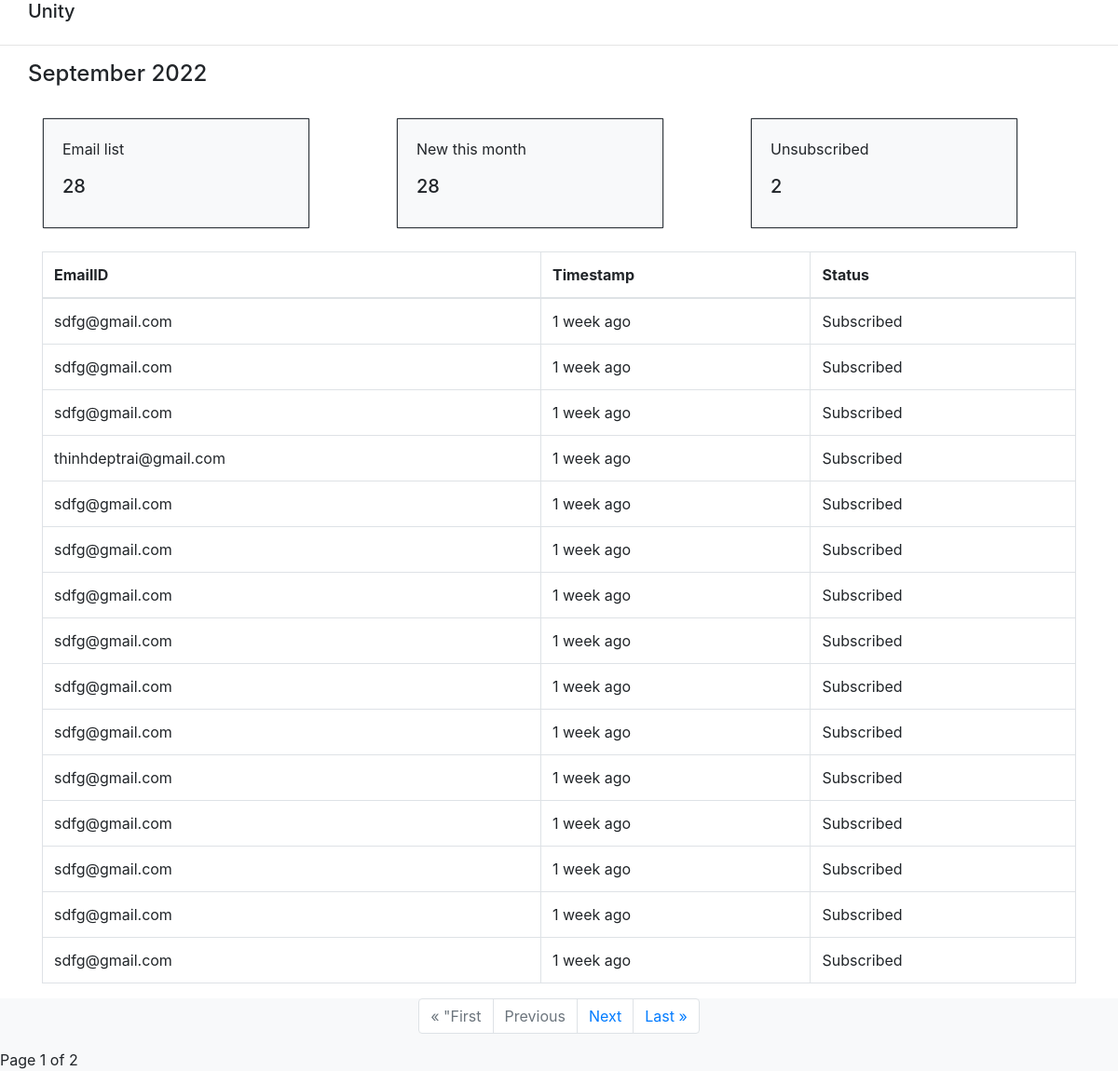
The app's page /, older data.
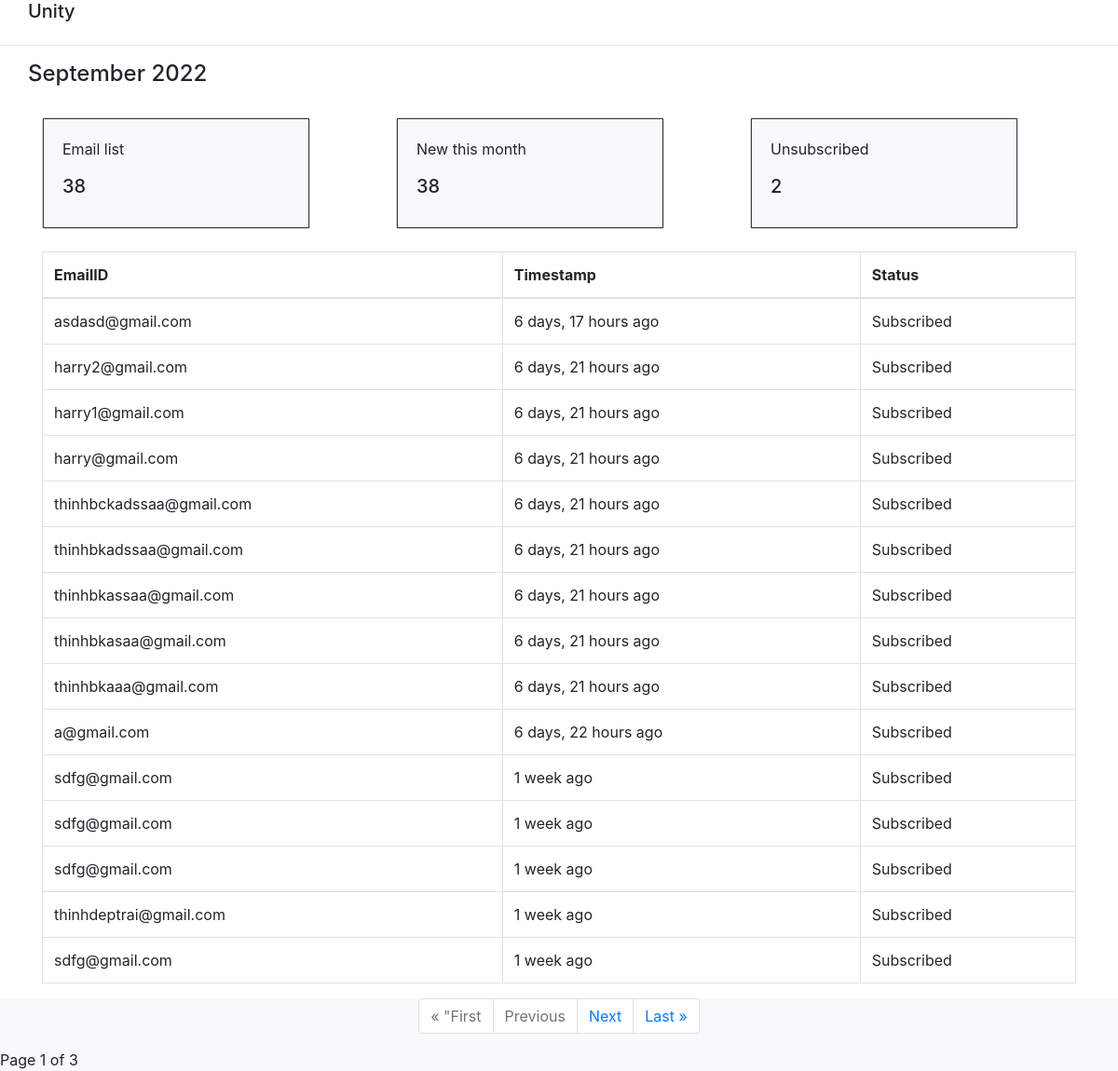
The same page, newer data.
### unity/models.py (models this page shows, shortened)
class Email(models.Model):
    name = models.EmailField(max_length=256)
    date = models.DateTimeField(auto_now=True,  null=False, blank=False)
    status = models.BooleanField(default=True,blank=True,null=True)

### unity/views.py (the view)
# urls.py: path("",views.index,name=""),
def index(request):
    all_emails  = Email.objects.order_by("-date").all()
    email_this_month  =Email.objects.filter(date__year=datetime.now().year, date__month=datetime.now().month)
    number_unsubscribed = Email.objects.filter(status = False)
    paginator = Paginator(all_emails, PAGINATE_BY)
    page_number = request.GET.get('page')
    page_obj = paginator.get_page(page_number)
    return render(request,"unity/index.html",{
        "page_obj":page_obj,
        "total_emails":len(all_emails),
        "email_this_month":len(email_this_month),
        "number_unsubscribed":number_unsubscribed}
        )

### unity/templates/unity/index.html (shortened to what this page needs)
<!DOCTYPE html>
{% load static %}
<html lang="en">
<head>
</head>
<body>
    <div class="container">
        <div class="row">
            <h5>Unity</h5>
        </div>
    </div>
    <hr>
    <div class="container">
        <div class="row">
            <h4 id = "datetime"></h4>
        </div>
    </div>
    <br>
    <div class="container">
        <div class="row">
            <div class=" col-sm ">
                <div class="card bg-light" style="width: 18rem;">
                    <div class="border border-dark card-body">
                    <p class="card-text">Email list</p>
                    <h5 class="card-title">{{total_emails}}</h5>
                    </div>
                </div>
            </div>
            <div class="col-sm">
                <div class="card bg-light" style="width: 18rem; ">
                    <div class="border border-dark card-body">
                    <p class="card-text">New this month</p>
                    <h5 class="card-title">{{email_this_month}}</h5>
                    </div>
                </div>
            </div><div class="col-sm">
                <div class="card bg-light" style="width: 18rem;">
                    <div class="border border-dark card-body">
                    <p class="card-text">Unsubscribed</p>
                    <h5 class="card-title">{{number_unsubscribed|length}}</h5>
                    </div>
                </div>
            </div>
        </div>
    </div>
    <br>
    <div class="container">
        <table class="table table-bordered border-primary">
            <thead>
              <tr>
                <th scope="col">EmailID</th>
                <th scope="col">Timestamp</th>
                <th scope="col">Status</th>
              </tr>
            </thead>
            <tbody>
                {% for email in page_obj.object_list %}
                    <tr>
                        <td>{{email.name}}</td>
                        <td>{{email.date|timesince}} ago</td>
                        {% if email.status %}
                        <td>Subscribed</td>
                        {% else %}
                        <td>Unsubscribed</td>
                        {% endif %}
                    </tr>
                {% endfor %}
            </tbody>
          </table>
      </div>
      {% include "unity/paginator.html"%}
    <link rel="stylesheet" href="https://stackpath.bootstrapcdn.com/bootstrap/4.4.1/css/bootstrap.min.css">
</body>
</html>

Row changes from the older to the newer data that the page shows:
no longer on this page (row unchanged): Email: name "sdfg@gmail.com", date "1 week", status "Subscribed"
no longer on this page (row unchanged): Email: name "sdfg@gmail.com", date "1 week", status "Subscribed"
no longer on this page (row unchanged): Email: name "sdfg@gmail.com", date "1 week", status "Subscribed"
no longer on this page (row unchanged): Email: name "sdfg@gmail.com", date "1 week", status "Subscribed"
no longer on this page (row unchanged): Email: name "sdfg@gmail.com", date "1 week", status "Subscribed"
no longer on this page (row unchanged): Email: name "sdfg@gmail.com", date "1 week", status "Subscribed"
no longer on this page (row unchanged): Email: name "sdfg@gmail.com", date "1 week", status "Subscribed"
no longer on this page (row unchanged): Email: name "sdfg@gmail.com", date "1 week", status "Subscribed"
no longer on this page (row unchanged): Email: name "sdfg@gmail.com", date "1 week", status "Subscribed"
no longer on this page (row unchanged): Email: name "sdfg@gmail.com", date "1 week", status "Subscribed"
added Email: name "asdasd@gmail.com", date "6 days, 17 hours", status "Subscribed"
added Email: name "harry2@gmail.com", date "6 days, 21 hours", status "Subscribed"
added Email: name "harry1@gmail.com", date "6 days, 21 hours", status "Subscribed"
added Email: name "harry@gmail.com", date "6 days, 21 hours", status "Subscribed"
added Email: name "thinhbckadssaa@gmail.com", date "6 days, 21 hours", status "Subscribed"
added Email: name "thinhbkadssaa@gmail.com", date "6 days, 21 hours", status "Subscribed"
added Email: name "thinhbkassaa@gmail.com", date "6 days, 21 hours", status "Subscribed"
added Email: name "thinhbkasaa@gmail.com", date "6 days, 21 hours", status "Subscribed"
added Email: name "thinhbkaaa@gmail.com", date "6 days, 21 hours", status "Subscribed"
added Email: name "a@gmail.com", date "6 days, 22 hours", status "Subscribed"
Text that changed along with them:
{{ total_emails }}: "28" → "38"
{{ email_this_month }}: "28" → "38"
{{ page_obj.paginator.num_pages }}: "2" → "3"
